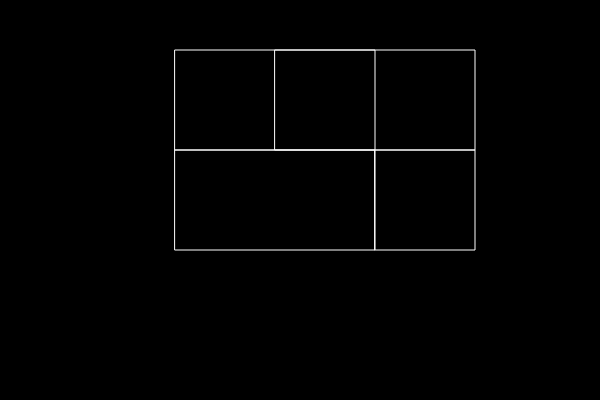
Frame 1 (no input)
Frame 60 (no input): identical to frame 1, image omitted
Frame 120 (the mouse pressed at the canvas centre since frame 60): identical to frame 1, image omitted

The p5.js sketch that drew this single still picture (run headless with seeded random() and noise() and a simulated clock; from frame 60 on, the mouse is pressed at the canvas centre):

// p5.js sketch
// ── sketch.js
function setup() {
  createCanvas(600,400);
}

function draw() {
  background(0);
  ventanas(375,100,200,100);

}

function ventanas(x,y,anch,larg){
  var disX1 = anch /2;
  var disY1 = larg;
  var disX2 = disX1 / 2;
  noFill();
  stroke(255)
  rectMode(CENTER)
  rect(x,y,anch,larg);
  //fill(255,0,0);
  rect(x-disX1,y,anch,larg);
  //fill(0,255,0);
  rect(x-disX1,y+disY1,anch,larg);
  //fill(0,0,255);
  rect(x+disX2,y+disY1,disX1,larg);
  
}
